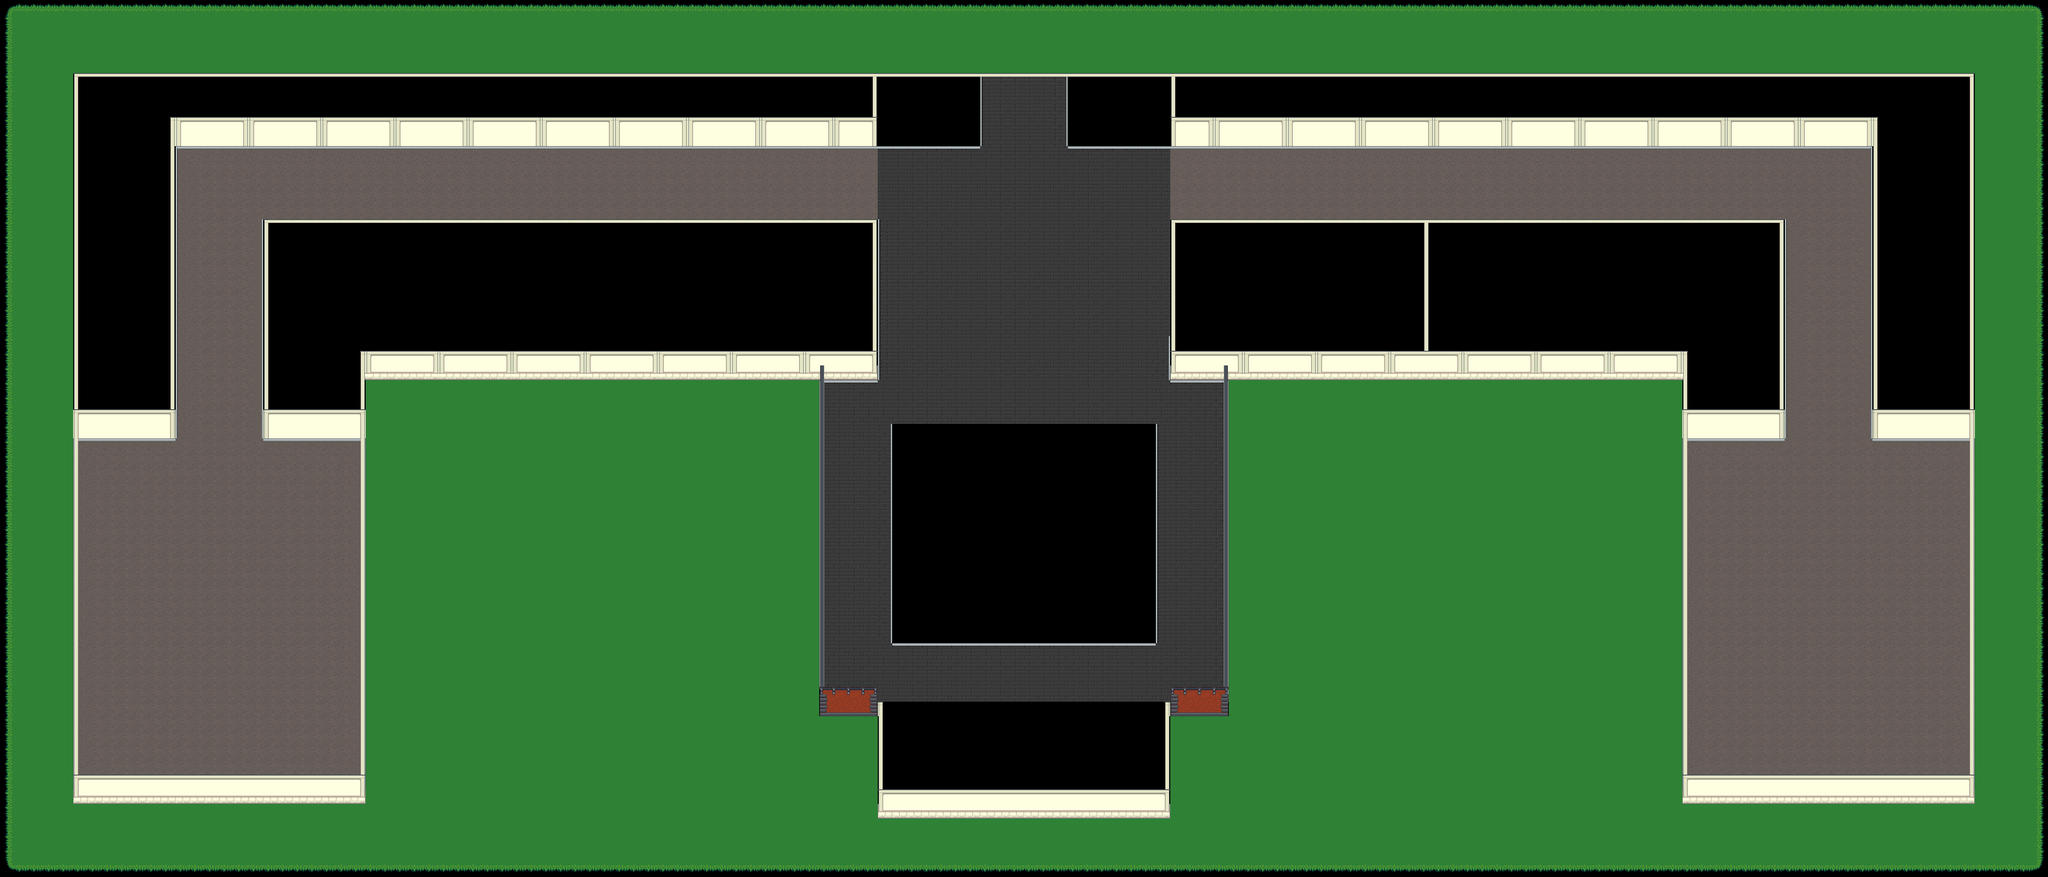

The image is a tile-based game level rendered from a .tmx file. Its description and source (layers, tilesets, objects; grid data summarised) follow:
An orthogonal 140x60 tile map with 32x32 px tiles, 5 tile layers (collider, ground, floor, wall, ...), 5 tilesets.

<map version="1.10" tiledversion="1.12.2" orientation="orthogonal" renderorder="right-down" width="140" height="60" tilewidth="32" tileheight="32" infinite="0" nextlayerid="7" nextobjectid="1">
 <tileset firstgid="1" name="terrain" tilewidth="32" tileheight="32" tilecount="1024" columns="32">
  <image source="tiles/terrain.png" width="1024" height="1024" />
 </tileset>
 <tileset firstgid="1025" name="victorian-mansion" tilewidth="32" tileheight="32" tilecount="130" columns="13">
  <image source="tiles/victorian-mansion.png" width="416" height="320" />
 </tileset>
 <tileset firstgid="1155" name="housetileset" tilewidth="32" tileheight="32" tilecount="112" columns="8">
  <image source="tiles/housetileset.png" width="256" height="448" />
 </tileset>
 <tileset firstgid="1267" name="A3_Buildings_Rasak" tilewidth="32" tileheight="32" tilecount="252" columns="21">
  <image source="tiles/A3_Buildings_Rasak.png" width="672" height="384" />
 </tileset>
 <tileset firstgid="1519" name="victorian-mansion" tilewidth="32" tileheight="32" tilecount="130" columns="13">
  <image source="tiles/victorian-mansion.png" width="416" height="320" />
 </tileset>
 <layer id="5" name="collider" width="140" height="60">
  <data>[8400 cells, 0 non-empty, 0 distinct tile ids]</data>
 </layer>
 <layer id="4" name="ground" width="140" height="60">
  <data>[8400 cells, 3777 non-empty, 9 distinct tile ids]</data>
 </layer>
 <layer id="3" name="floor" width="140" height="60">
  <data>[8400 cells, 2314 non-empty, 12 distinct tile ids]</data>
 </layer>
 <objectgroup id="6" name="areas" />
 <layer id="2" name="wall" width="140" height="60">
  <data>[8400 cells, 266 non-empty, 24 distinct tile ids]</data>
 </layer>
 <layer id="1" name="top" width="140" height="60">
  <data>[8400 cells, 770 non-empty, 29 distinct tile ids]</data>
 </layer>
</map>
